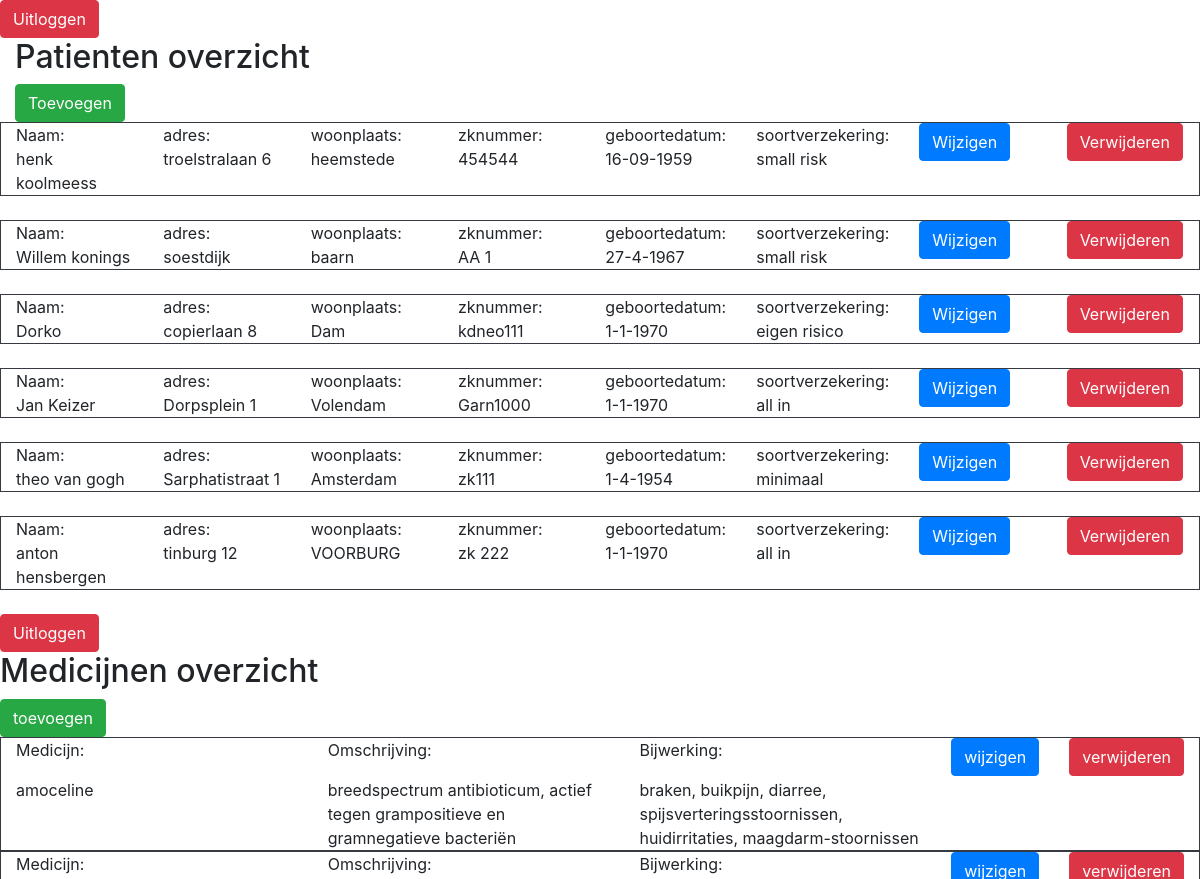
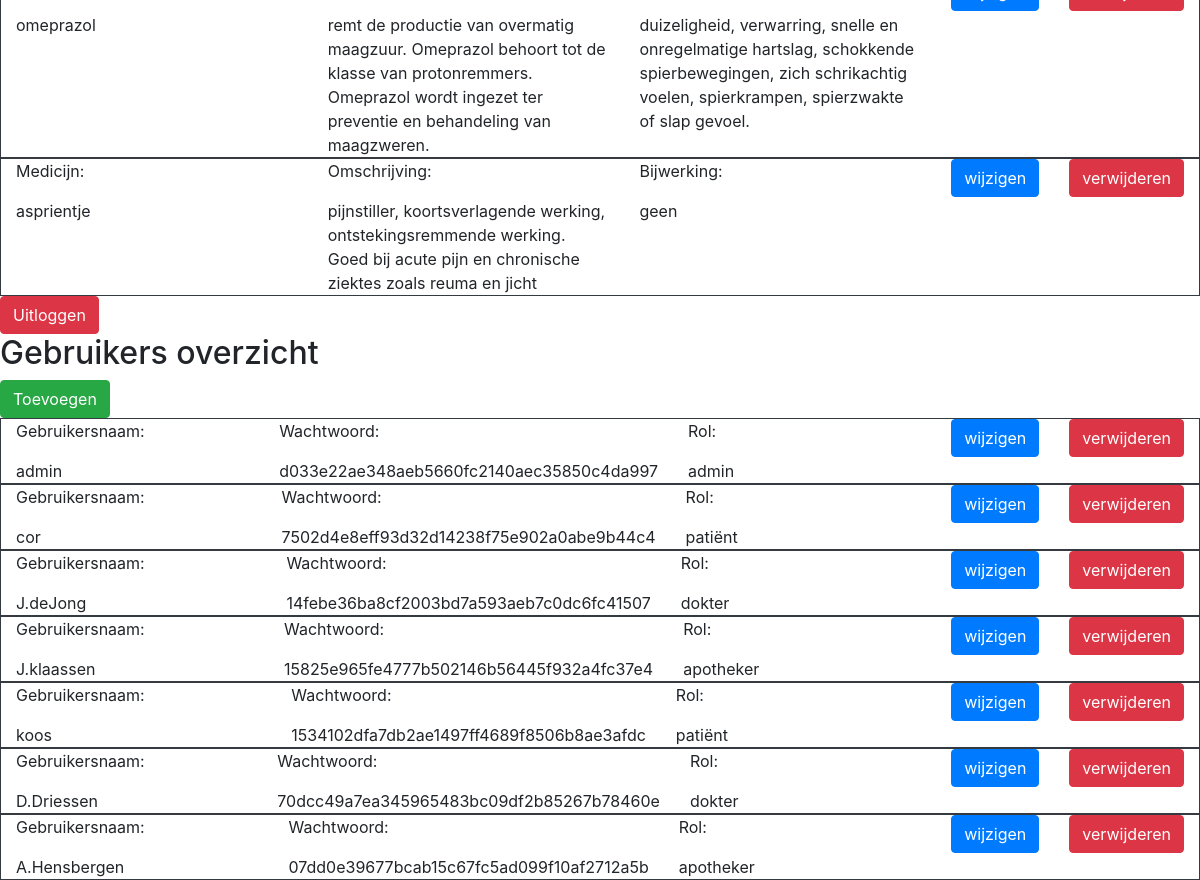
/ (signed in), run on the app's committed database (2 pictures, top to bottom).
### tables this page shows
CREATE TABLE `patienten` (
  `id` int(11) NOT NULL,
  `naam` varchar(50) NOT NULL,
  `adres` varchar(100) NOT NULL,
  `woonplaats` varchar(50) NOT NULL,
  `zknummer` varchar(12) NOT NULL,
  `geboortedatum` varchar(12) NOT NULL,
  `soortverzekering` varchar(15) NOT NULL
);

CREATE TABLE `medicijnen` (
  `id` int(11) NOT NULL,
  `type` varchar(255) NOT NULL,
  `omschrijving` varchar(255) NOT NULL,
  `bijwerking` varchar(255) NOT NULL
);

CREATE TABLE `users` (
  `id` int(11) NOT NULL,
  `username` varchar(50) NOT NULL,
  `password` varchar(255) NOT NULL,
  `role` varchar(255) NOT NULL
);

### controller/Controller.php (called while the page is built, shortened)
<?php
include_once "view/View.php";
include_once "model/User.php";
class Controller
{
    private $view;
    public function __construct()
    {
        $this->model = new Model();
        $this->view = new View($this->model);
    }
    public function readPatientenAction(){
        $this->view->showPatienten();
    }
    public function readMedicijnenAction()
    {
        $this->view->showMedicijnen();
    }
    public function readUsersaction()
    {
        $this->view->showUsers();
    }
}

### model/Model.php (called while the page is built, shortened)
<?php
include_once ('model/User.php');
include_once ('model/Patient.php');
class Model
{
    private $database;
    private function makeConnection()
    {
        $this->database = new \PDO('mysql:host=localhost;dbname=healthone', "root", "");
    }
    public function getPatienten(){
        $selection = $this->database->query('SELECT * FROM `patienten`');
        if($selection){
            $result=$selection->fetchAll(\PDO::FETCH_CLASS,\model\Patient::class);
            return $result;
        }
        return null;
    }
    public function getMedicijnen()
    {
        $selection = $this->database->query('SELECT * FROM `medicijnen`');
        if ($selection) {
            $result = $selection->fetchAll(\PDO::FETCH_CLASS, \model\Medicijn::class);
            return $result;
        }
        return null;
    }
    public function getGebruiker()
    {
        $selection = $this->database->query('SELECT * FROM `users`');
        if ($selection) {
            $result = $selection->fetchAll(\PDO::FETCH_CLASS, \model\User::class);
            return $result;
        }
        return null;
    }
}

### model/Patient.php (called while the page is built, shortened)
<?php
class Patient
{
    public function __get($property) {
        if (property_exists($this, $property)) {
            return $this->$property;
        }
    }
}

### model/User.php (called while the page is built, shortened)
<?php
class User
{
    public function __get($property) {
        if (property_exists($this, $property)) {
            return $this->$property;
        }
    }
}

### view/View.php (the view, shortened to what this page needs)
<?php
include_once ('model/Model.php');
include_once ('model/User.php');
class View
{
    private $model;
    public function __construct($model)
    {
        $this->model = $model;
    }
    public function showPatienten($result = null)
    {
        $patienten = $this->model->getPatienten();
        echo "<!DOCTYPE html>
                <html lang=\"nl\">
                <head>
                    <meta charset=\"UTF-8\">
                    <title>Overzicht patienten</title>
                    <link rel='stylesheet' href='css/bootstrap.min.css'>
                </head>
                <body>";
        echo "                    <form action='index.php' method='post'>
                             <input type='hidden' name='logout' value='0'>
                             <input class='btn btn-danger' type='submit' value='Uitloggen'/>
                                </form>
                                <div class='container-fluid'>
                                <h2>Patienten overzicht</h2> <form action='index.php' method='post'>
                               <input type='hidden' name='showFormpatient' value='0'>
                               <input class='btn btn-success' type='submit' value='Toevoegen'/>
                               </div>
                               </form></div></body></html>";
        if ($patienten !== null) {
            echo "
                        <div id=\"patienten\">";
            foreach ($patienten as $patient) {
                echo "<div class='container-fluid border border-dark'>
                         <div class='row'>
                                       <div class='col-sm'>
                                       <a>Naam: </a> <br>
                                      $patient->naam
                                      </div>
                                      <div class='col-sm'>
                                      <a>adres: </a> <br>
                                      $patient->adres
                                      </div>
                                      <div class='col-sm'>
                                      <a>woonplaats: </a> <br>
                                      $patient->woonplaats
                                      </div>
                                      <div class='col-sm'>
                                      <a>zknummer: </a> <br>
                                      $patient->zknummer
                                      </div>
                                      <div class='col-sm'>
                                      <a>geboortedatum: </a> <br>
                                      $patient->geboortedatum
                                      </div>
                                      <div class='col-sm'>
                                      <a>soortverzekering: </a> <br>
                                      $patient->soortverzekering
                                      </div>
                                      <div class='col-sm'>
                                      <form action='index.php' method='post'>
                                       <input type='hidden' name='showFormpatient' value='$patient->id'><input class='btn btn-primary' type='submit' value='Wijzigen'/></form>
                                        </div>
                                        <div class='col-sm'>
                                        <form action='index.php' method='post'>
                                       <input type='hidden' name='deletepatient' value='$patient->id'><input class='btn btn-danger' type='submit' value='Verwijderen'/></form>
                                         </div>
                                       </div>
                                    </div>
                                    <br>";
            }
        } else {
            echo "Geen patienten gevonden";
        }
    }
    public function showMedicijnen($result = null)
    {
        $medicijnen = $this->model->getMedicijnen();
        echo "<!DOCTYPE html>
                <html lang=\"nl\">
                <head>
                    <meta charset=\"UTF-8\">
                    <title>Overzicht medicijnen</title>
                    <link rel='stylesheet' href='css/bootstrap.min.css'>
                </head>
                <body>";
        echo "    <form action='index.php' method='post'>
                             <input type='hidden' name='logout' value='0'>
                             <input class='btn btn-danger' type='submit' value='Uitloggen'/>
                                </form>
                <h2>Medicijnen overzicht</h2> <form action='index.php' method='post'>
                               <input type='hidden' name='showForm' value='0'>
                               <input class='btn btn-success' type='submit' value='toevoegen'/>
                               </form></div></body></html>";
        if ($medicijnen !== null) {
            echo "
                        <div id=\"medicijnen\">";
            foreach ($medicijnen as $medicijn) {
                echo "<div class='container-fluid border border-dark'>
                                      <div class='row'>
                                      <div class='col-sm'>
                                      <p>Medicijn:</p>
                                      $medicijn->type</div>
                                      <div class='col-sm'>
                                      <p>Omschrijving:</p>
                                      $medicijn->omschrijving</div>
                                      <div class='col-sm'>
                                      <p>Bijwerking:</p>
                                      $medicijn->bijwerking</div>
                                      <form action='index.php' method='post'>
                                      <div class='col-sm'>
                                       <input type='hidden' name='showForm' value='$medicijn->id'><input class='btn btn-primary' type='submit' value='wijzigen'/></form></div>
                                        <form action='index.php' method='post'>
                                        <div class='col-sm'>
                                       <input type='hidden' name='delete' value='$medicijn->id'><input class='btn btn-danger' type='submit' value='verwijderen'/></form>
                                       </div>
                                       </div>
                                       </div>
                                    </div>";
            }
        } else {
            echo "Geen medicijnen gevonden";
        }
    }
    public function showUsers($result = null)
    {
        $users = $this->model->getGebruiker();
        echo "<!DOCTYPE html>
                <html lang=\"nl\">
                <head>
                    <meta charset=\"UTF-8\">
                    <title>Overzicht gebruikers</title>
                    <link rel='stylesheet' href='css/bootstrap.min.css'>
                </head>
                <body>";
        echo "    <form action='index.php' method='post'>
                             <input type='hidden' name='logout' value='0'>
                             <input class='btn btn-danger' type='submit' value='Uitloggen'/>
                                </form>
                    <h2>Gebruikers overzicht</h2> <form action='index.php' method='post'>
                               <input type='hidden' name='showFormusers' value='0'>
                               <input class='btn btn-success' type='submit' value='Toevoegen'/>
                               </form></div></body></html>";
        if ($users !== null) {
            echo "
                        <div id=\"users\">";
            foreach ($users as $user) {
                echo "<div class='container-fluid border border-dark'>
                                      <div class='row'>
                                      <div class='col-sm'>
                                      <p>Gebruikersnaam:</p>
                                      $user->username</div>
                                      <div class='col-sm'>
                                      <p>Wachtwoord:</p>
                                      $user->password</div>
                                      <div class='col-sm'>
                                      <p>Rol:</p>
                                      $user->role</div>
                                      <form action='index.php' method='post'>
                                      <div class='col-sm'>
                                       <input type='hidden' name='showFormusers' value='$user->id'><input class='btn btn-primary' type='submit' value='wijzigen'/></form></div>
                                        <form action='index.php' method='post'>
                                        <div class='col-sm'>
                                       <input type='hidden' name='deleteUsers' value='$user->id'><input class='btn btn-danger' type='submit' value='verwijderen'/></form>
                                       </div>
                                       </div>
                                       </div>
                                    </div>";
            }
        } else {
            echo "Geen gebuikers gevonden";
        }
    }
}

### index.php (shortened to what this page needs)
<?php
include_once 'controller/Controller.php';
$controller = new Controller();
if(isset($_SESSION['role']) && $_SESSION['role']=="admin") {
    if (isset($_POST['showFormusers'])) {
        $controller->showFormUsersaction($_POST['showFormusers']);
    }
    else if (isset($_POST['updateUser'])) {
        $controller->updateUsersaction();
    }
    else if (isset($_POST['createUser'])) {
        $controller->createUsersaction();
    }
    else if (isset($_POST['deleteUsers'])) {
        $controller->deleteUsersaction($_POST['deleteUsers']);
    }
    else if (isset($_POST['showFormpatient'])) {
        $controller->showFormPatientAction($_POST['showFormpatient']);
    }
    else if (isset($_POST['updatepatient'])) {
        $controller->updatePatientAction();
    }
    else if (isset($_POST['createpatient'])) {
        $controller->createPatientAction();
    }
    else if (isset($_POST['deletepatient'])) {
        $controller->deletePatientAction($_POST['deletepatient']);
    }
    else if (isset($_POST['showForm'])) {
        $controller->showFormMedicijnAction($_POST['showForm']);
    }
    else if (isset($_POST['update'])) {
        $controller->updateMedicijnAction();
    }
    else if (isset($_POST['create'])) {
        $controller->createMedicijnAction();
    }
    else if (isset($_POST['delete'])) {
        $controller->deleteMedicijnAction($_POST['delete']);
    } else if (isset($_POST['logout'])) {
        $controller->logoutAction();
    }
    else {
        $controller->readPatientenAction();
        $controller->readMedicijnenAction();
        $controller->readUsersaction();
    }
}   else if (isset($_SESSION['role']) && $_SESSION['role'] == "dokter") {
    if (isset($_POST['showFormpatient'])) {
        $controller->showFormPatientAction($_POST['showFormpatient']);
    }
    else if (isset($_POST['updatepatient'])) {
        $controller->updatePatientAction();
    }
    else if (isset($_POST['createpatient'])) {
        $controller->createPatientAction();
    }
    else if (isset($_POST['deletepatient'])) {
        $controller->deletePatientAction($_POST['deletepatient']);
    }
    else if (isset($_POST['showForm'])) {
        $controller->showFormMedicijnAction($_POST['showForm']);
    }
    else if (isset($_POST['update'])) {
        $controller->updateMedicijnAction();
    }
    else if (isset($_POST['create'])) {
        $controller->createMedicijnAction();
    }
    else if (isset($_POST['delete'])) {
        $controller->deleteMedicijnAction($_POST['delete']);
    } else if (isset($_POST['logout'])) {
        $controller->logoutAction();
    }
    else {
        $controller->readPatientenAction();
        $controller->readMedicijnenAction();
        $controller->readApothekersaction();
    }
} else if (isset($_SESSION['role']) && $_SESSION['role'] == "patiënt") {
     if (isset($_POST['logout'])) {
        $controller->logoutAction();
     }
     else {
         $controller->readDoktersaction();
         $controller->readApothekersaction();
     }
} else if (isset($_SESSION['role']) && $_SESSION['role'] == "apotheker") {
    if (isset($_POST['showForm'])) {
        $controller->showFormMedicijnAction($_POST['showForm']);
    }
    else if (isset($_POST['update'])) {
        $controller->updateMedicijnAction();
    }
    else if (isset($_POST['create'])) {
        $controller->createMedicijnAction();
    }
    else if (isset($_POST['delete'])) {
        $controller->deleteMedicijnAction($_POST['delete']);
    }
    else if (isset($_POST['logout'])) {
        $controller->logoutAction();
    }
    else if (isset($_POST['logout'])) {
        $controller->logoutAction();
    }
    else {
        $controller->readDoktersaction();
        $controller->readMedicijnenAction();
        $controller->readApothekersaction();
    }
}
else {
    if(!isset($_POST['register'])){
        $controller->loginAction();
    }
}

### data on the page
patienten: naam "henk koolmeess", adres "troelstralaan 6", woonplaats "heemstede", zknummer "454544", geboortedatum "16-09-1959", soortverzekering "small risk"
patienten: naam "Willem konings", adres "soestdijk", woonplaats "baarn", zknummer "AA 1", geboortedatum "27-4-1967", soortverzekering "small risk"
patienten: naam "Dorko", adres "copierlaan 8", woonplaats "Dam", zknummer "kdneo111", geboortedatum "1-1-1970", soortverzekering "eigen risico"
patienten: naam "Jan Keizer", adres "Dorpsplein 1", woonplaats "Volendam", zknummer "Garn1000", geboortedatum "1-1-1970", soortverzekering "all in"
patienten: naam "theo van gogh", adres "Sarphatistraat 1", woonplaats "Amsterdam", zknummer "zk111", geboortedatum "1-4-1954", soortverzekering "minimaal"
patienten: naam "anton hensbergen", adres "tinburg 12", woonplaats "VOORBURG", zknummer "zk 222", geboortedatum "1-1-1970", soortverzekering "all in"
medicijnen: type "amoceline", omschrijving "breedspectrum antibioticum, actief tegen grampositieve en gramnegatieve bacteriën", bijwerking "braken, buikpijn, diarree, spijsverteringsstoornissen, huidirritaties, maagdarm-stoornissen"
medicijnen: type "omeprazol", omschrijving "remt de productie van overmatig maagzuur. Omeprazol behoort tot de klasse van protonremmers. Omeprazol wordt ingezet ter preventie en behandeling van maagzweren.", bijwerking "duizeligheid, verwarring, snelle en onregelmatige hartslag, schokkende spierbewegingen, zich schrikachtig voelen, spierkrampen, spierzwakte of slap gevoel."
medicijnen: type "asprientje", omschrijving "pijnstiller, koortsverlagende werking, ontstekingsremmende werking. Goed bij acute pijn en chronische ziektes zoals reuma en jicht", bijwerking "geen"
users: username "admin", password "d033e22ae348aeb5660fc2140aec35850c4da997", role "admin"
users: username "cor", password "7502d4e8eff93d32d14238f75e902a0abe9b44c4", role "patiënt"
users: username "J.deJong", password "14febe36ba8cf2003bd7a593aeb7c0dc6fc41507", role "dokter"
users: username "J.klaassen", password "15825e965fe4777b502146b56445f932a4fc37e4", role "apotheker"
users: username "koos", password "1534102dfa7db2ae1497ff4689f8506b8ae3afdc", role "patiënt"
users: username "D.Driessen", password "70dcc49a7ea345965483bc09df2b85267b78460e", role "dokter"
users: username "A.Hensbergen", password "07dd0e39677bcab15c67fc5ad099f10af2712a5b", role "apotheker"
